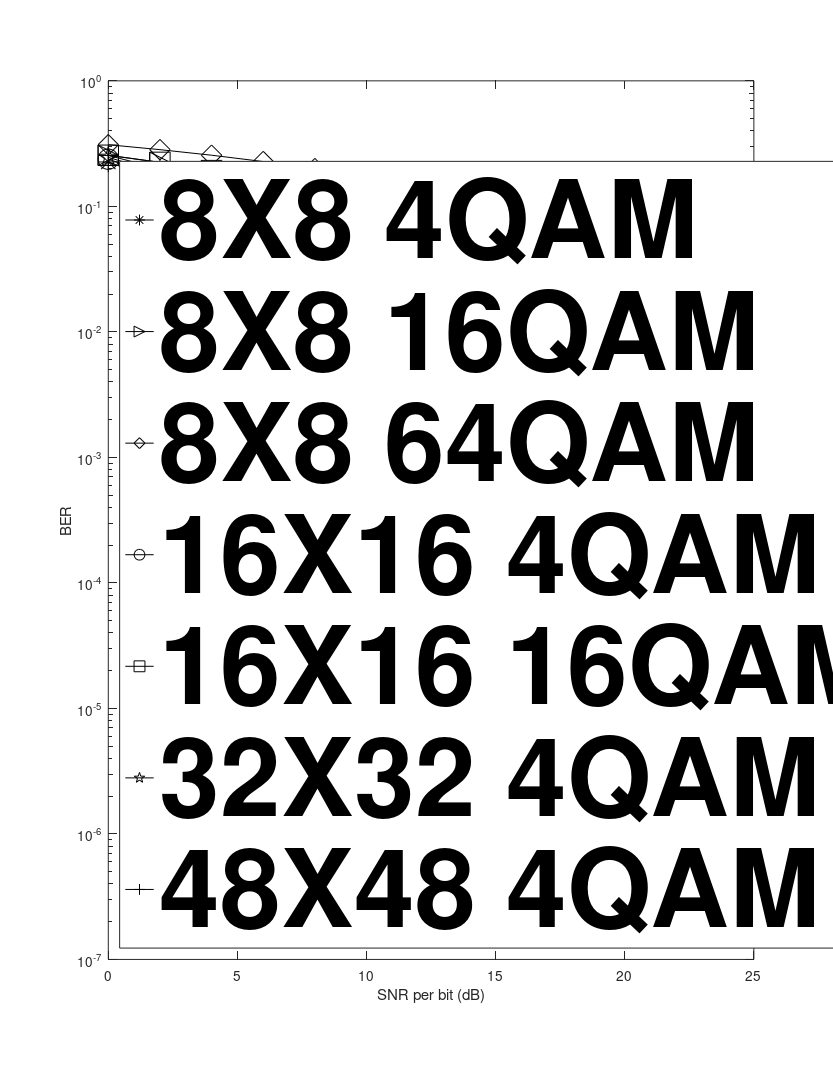

This chart was generated by the following MATLAB code:
cd 'C:\Users\Preston Chen\Documents\GitHub\Tianpei\FCSD-CUDA project\parallel_acceleration_of_FCSD_based_on_cuda'
%this is for ploting the figure of SNR-BER curve
sim8_4_0_18=[0.22589062154, 0.15894874930, 0.08640749753, 0.03090812452, 0.00636250013, 0.00079124997, 0.00005481876,0.00000279009];
sim8_16_0_18=[0.25537124276, 0.22414547205, 0.19270686805, 0.15720969439, 0.10538093746, 0.04198125005, 0.00701593747, 0.00052656251,0.00004961727, 0.00000235999];
sim8_64_0_22=[0.30989542603, 0.28304228187, 0.25555500388, 0.22751520574, 0.19991666079, 0.16876062751, 0.12789249420, 0.07114583254, 0.02219000086, 0.00312604173, 0.00018895834,0.00000633392  ];
sim16_4_0_14=[0.23751124740, 0.17347000539, 0.09674874693, 0.03350968659, 0.00618375000, 0.00060968747, 0.00002066603,0.00000026777  ];
sim16_16_0_18=[0.25537124276, 0.22414547205, 0.19270686805, 0.15720969439, 0.10538093746, 0.04198125005, 0.00701593747, 0.00052656251,0.00002031656,0.00000020876338590830];
% 0.25537124276 0.22414547205 0.19270686805 0.15720969439, 0.075001, 0.019427, 0.002040, 0.000093,
sim32_4_0_14=[0.24545359612, 0.18672686815, 0.11097452790, 0.04044124857, 0.00811937544, 0.00093781250,0.00005755865,0.00000097851];
sim48_4_0_14=[0.25442603230, 0.19931979477, 0.12637500465, 0.05224249884, 0.01231614593, 0.00185479166, 0.00016166667,0.00000549426];

fig1=figure;
Xsize=8.5;Ysize=11;
% Xleft=(8-Xsize)/2;Ytop=(12-Ysize)/2;
Xleft=0;
Ytop=0;
set(fig1,'Units','inches');
set(fig1,'position', [Xleft,Ytop,Xsize,Ysize]);
set(fig1,'PaperUnits','inches');
set(fig1,'PaperPosition',[Xleft,Ytop,Xsize,Ysize]);
set(gca,'fontsize',20);
set(gca,'FontName', 'Arial');
figure (1)
fig1=semilogy(0:2:14,sim8_4_0_18,'-k*','MarkerSize',15);xlabel('SNR per bit (dB)'),ylabel('BER');
hold on;
fig1=semilogy(0:2:18,sim8_16_0_18,'-k>','MarkerSize',15),xlabel('SNR per bit (dB)'),ylabel('BER');
fig1=semilogy(0:2:22,sim8_64_0_22,'-kd','MarkerSize',15),xlabel('SNR per bit (dB)'),ylabel('BER');
hold on;
fig1=semilogy(0:2:14,sim16_4_0_14,'-ko','MarkerSize',15),xlabel('SNR per bit (dB)'),ylabel('BER');
hold on;
fig1=semilogy(0:2:18,sim16_16_0_18,'-ks','MarkerSize',15),xlabel('SNR per bit (dB)'),ylabel('BER');
hold on;
fig1=semilogy(0:2:14,sim32_4_0_14,'-kp','MarkerSize',15),xlabel('SNR per bit (dB)'),ylabel('BER');
hold on;
fig1=semilogy(0:2:14,sim48_4_0_14,'-k+','MarkerSize',15),xlabel('SNR per bit (dB)'),ylabel('BER'),
legend({'8X8 4QAM','8X8 16QAM','8X8 64QAM','16X16 4QAM','16X16 16QAM','32X32 4QAM','48X48 4QAM'},'FontSize',80,'FontWeight','bold');
legend('Location','SouthWest');
% po=get(gca,'Position');
% set(gca,'Position',[po(1)-0.1,po(2),po(3),po(4)]);
hold on;
print('-depsc','-tiff','-r300','BER_curves');
hold off;

